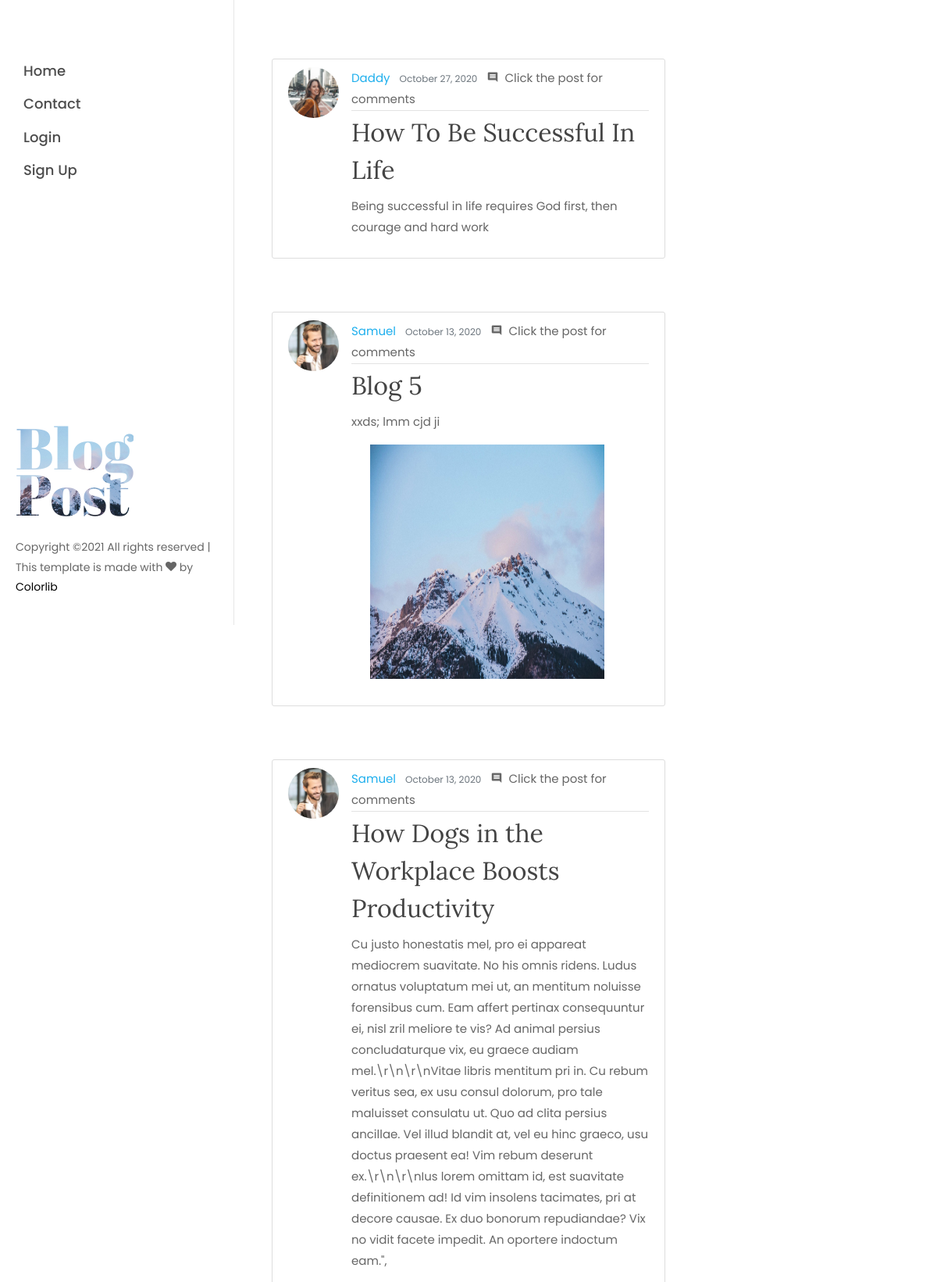
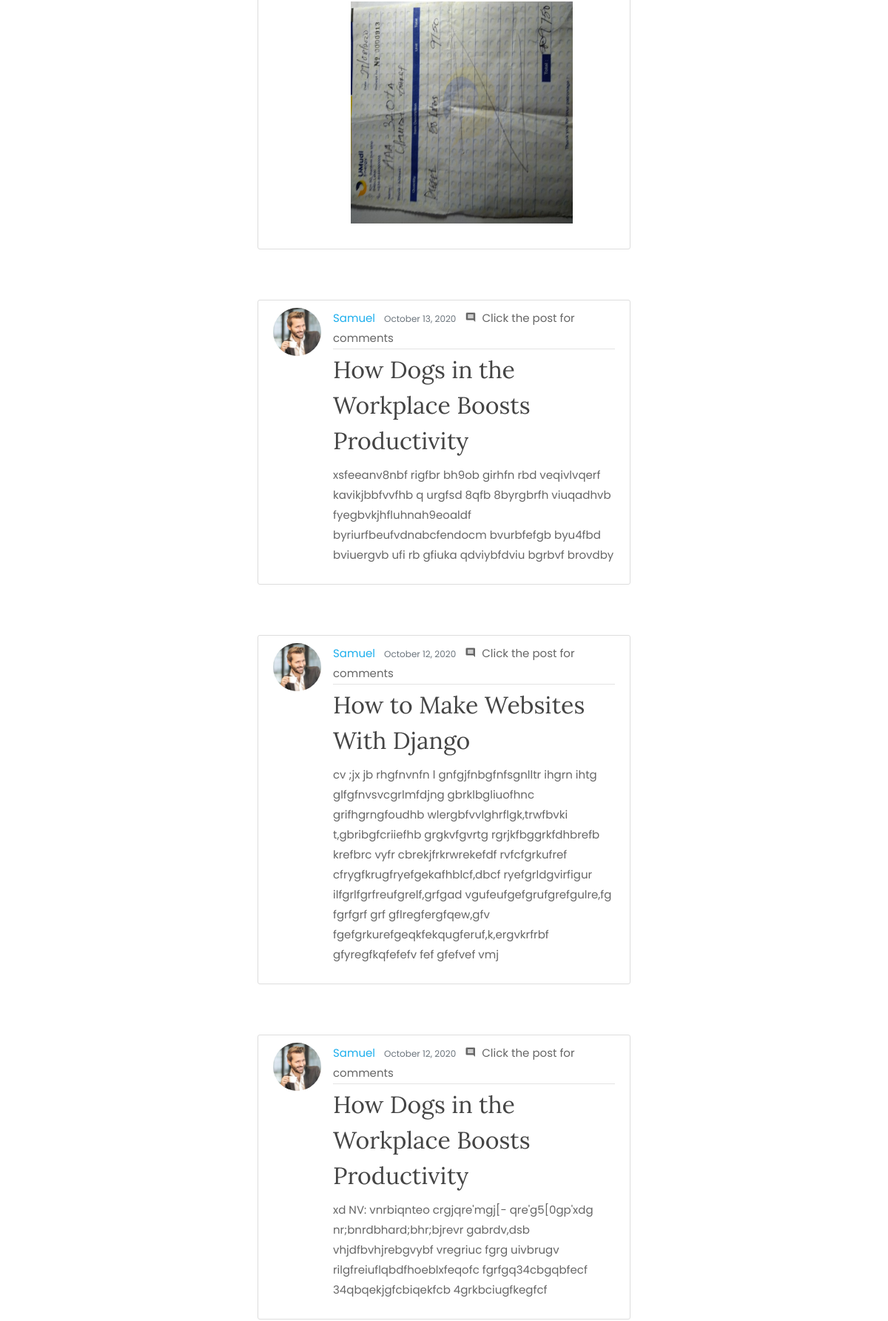
The page / (upper part) on the database its author committed (2 pictures, top to bottom).
### blog/models.py (models this page shows, shortened)
class Post(models.Model):
	title = models.CharField(max_length=100)
	content = models.TextField()
	date = models.DateTimeField(default=timezone.now)
	author = models.ForeignKey(User, on_delete=models.CASCADE)
	post_pic = models.ImageField(null=True, blank=True, upload_to='post_pic')
	likes = models.ManyToManyField(User, related_name='blog_post')

### users/models.py (models this page shows, shortened)
class Profile(models.Model):
	user = models.OneToOneField(User, on_delete=models.CASCADE)
	image = models.ImageField(default='default.jpg', upload_to='profile_pics')

### blog/views.py (the view)
# urls.py: path('', PostListView.as_view(), name='home'),
class PostListView(ListView):
	model = Post
	template_name = 'blog/home.html'
	context_object_name = 'posts'
	ordering = ['-date']
	paginate_by = 7

### blog/template/blog/home.html (shortened to what this page needs)
{% extends "blog/base.html" %}
{% block content %}
<div id="colorlib-main">
	<section class="ftco-section">
		<div class="container">
			{% for posts in posts %}
				<div class="row d-flex">
			      	<div class="col-xl-8 py-5 px-md-5">
			        	<div class="row pt-md-0">
			          		<div class="col-md-12">
				                <article class="media content-section">
				                  <img class="rounded-circle article-img" src="{{ posts.author.profile.image.url }}">
				                  <div class="media-body">
				                    <div class="article-metadata">
				                      <a class="mr-2" href="{% url 'user-posts' posts.author.username %}">{{ posts.author }}</a>
				                      <small class="text-muted">{{ posts.date|date:"F d, Y" }}</small>
				                      <span><i class="icon-comment2 ml-2 mr-2"></i>Click the post for comments </span>
				                    </div>
				                    <h2><a class="article-title" href="{%url 'detail' posts.id %}">{{ posts.title }}</a></h2>
				                    <p class="article-content">{{ posts.content }}</p>
				                    {% if posts.post_pic %}
	              						<img class="mb-4 ml-4" src="{{ posts.post_pic.url }}" height="300" width="300">
	              					{% endif %}
				                  </div>
				                </article>
		          			</div>
		        		</div>
		      		</div>
		    	</div>
			{% endfor %}
		</section>
	</div>
</div>
{% endblock %}

### static/blog/css/icomoon.css (style rules this page uses)
[class^="icon-"], [class*=" icon-"] { font-family: 'icomoon' !important; speak: none; font-style: normal; font-weight: normal; font-variant: normal; text-transform: none; line-height: 1; -webkit-font-smoothing: antialiased; -moz-osx-font-smoothing: grayscale; }
.icon-comment2:before { content: "\e0b9"; }

### rows shown on the page
Post: author.profile.image (picture), author "Daddy", date "October 27, 2020", title "How To Be Successful In Life", content "Being successful in life requires God first, then courage and hard work"
Post: author.profile.image (picture), author "Samuel", date "October 13, 2020", title "Blog 5", content "xxds; lmm cjd ji", post_pic (picture)
Post: author.profile.image (picture), author "Samuel", date "October 13, 2020", title "How Dogs in the Workplace Boosts Productivity", content "Cu justo honestatis mel, pro ei appareat mediocrem suavitate. No his omnis ridens. Ludus ornatus voluptatum mei ut, an mentitum noluisse forensibus cum. Eam affert pertinax consequuntur ei, nisl zril meliore te vis? Ad animal persius concludaturque vix, eu graece audiam mel.\\r\\n\\r\\nVitae libris mentitum pri in. Cu rebum veritus sea, ex usu consul dolorum, pro tale maluisset consulatu ut. Quo ad clita persius ancillae. Vel illud blandit at, vel eu hinc graeco, usu doctus praesent ea! Vim rebum deserunt ex.\\r\\n\\r\\nIus lorem omittam id, est suavitate definitionem ad! Id vim insolens tacimates, pri at decore causae. Ex duo bonorum repudiandae? Vix no vidit facete impedit. An oportere indoctum…", post_pic (picture)
Post: author.profile.image (picture), author "Samuel", date "October 13, 2020", title "How Dogs in the Workplace Boosts Productivity", content "xsfeeanv8nbf rigfbr bh9ob girhfn rbd veqivlvqerf kavikjbbfvvfhb q urgfsd 8qfb 8byrgbrfh viuqadhvb fyegbvkjhfluhnah9eoaldf byriurfbeufvdnabcfendocm bvurbfefgb byu4fbd bviuergvb ufi rb gfiuka qdviybfdviu bgrbvf brovdby"
Post: author.profile.image (picture), author "Samuel", date "October 12, 2020", title "How to Make Websites With Django", content "cv ;jx jb rhgfnvnfn l gnfgjfnbgfnfsgnlltr ihgrn ihtg glfgfnvsvcgrlmfdjng gbrklbgliuofhnc grifhgrngfoudhb wlergbfvvlghrflgk,trwfbvki t,gbribgfcriiefhb grgkvfgvrtg rgrjkfbggrkfdhbrefb krefbrc vyfr cbrekjfrkrwrekefdf rvfcfgrkufref cfrygfkrugfryefgekafhblcf,dbcf ryefgrldgvirfigur ilfgrlfgrfreufgrelf,grfgad vgufeufgefgrufgrefgulre,fg fgrfgrf grf gflregfergfqew,gfv fgefgrkurefgeqkfekqugferuf,k,ergvkrfrbf gfyregfkqfefefv fef gfefvef vmj"
Post: author.profile.image (picture), author "Samuel", date "October 12, 2020", title "How Dogs in the Workplace Boosts Productivity", content "xd NV: vnrbiqnteo crgjqre'mgj[- qre'g5[0gp'xdg nr;bnrdbhard;bhr;bjrevr gabrdv,dsb vhjdfbvhjrebgvybf vregriuc fgrg uivbrugv rilgfreiuflqbdfhoeblxfeqofc fgrfgq34cbgqbfecf 34qbqekjgfcbiqekfcb 4grkbciugfkegfcf"
